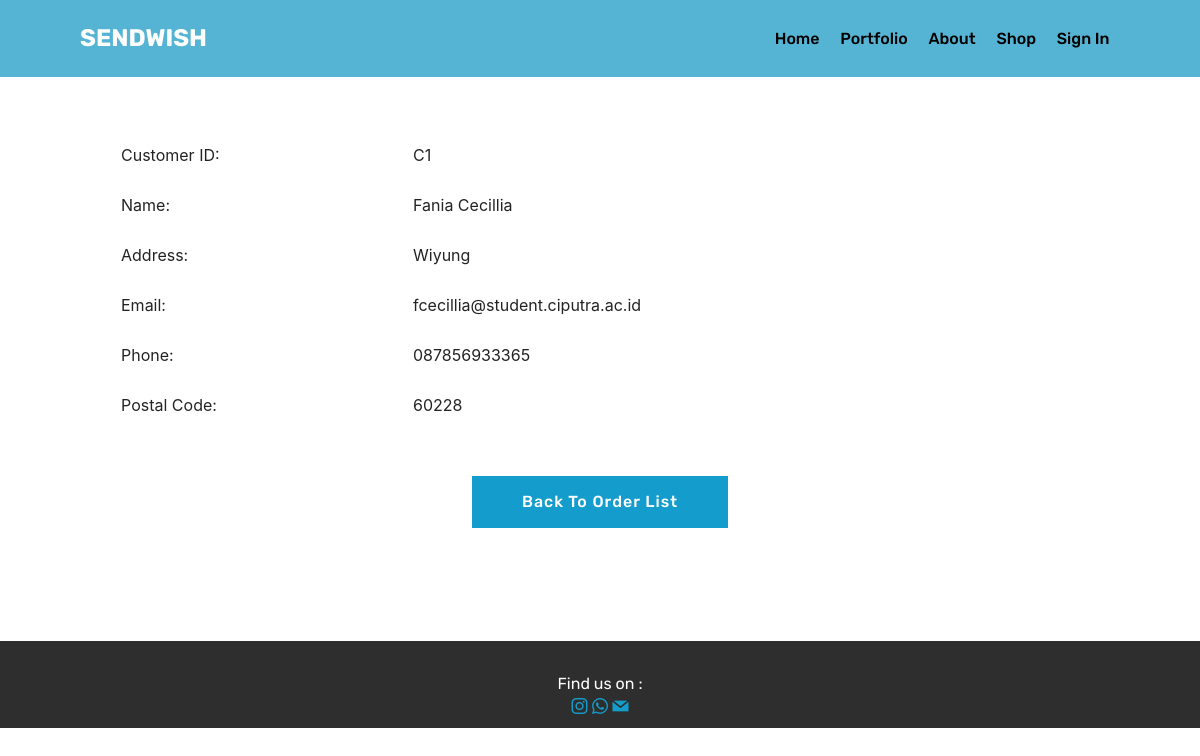
/customer.php?custID=C1, run on the app's committed database.
### tables this page shows
CREATE TABLE IF NOT EXISTS `customer` (
  `id_customer` varchar(50) NOT NULL DEFAULT '',
  `name` varchar(50) NOT NULL,
  `email` varchar(50) NOT NULL,
  `phone` varchar(50) NOT NULL,
  `address` varchar(50) NOT NULL,
  `postal_code` int(10) unsigned NOT NULL
);

### koneksi.php (called while the page is built, shortened)
<?php
	function viewData($sql)
	{
		$con = mysqli_connect("localhost", "root", "", "faniaa");
		$result = mysqli_query($con, $sql);
		return $result;
	}
?>

### customer.php (the view, shortened to what this page needs)
<?php
  include "menu.php";
?>
<!DOCTYPE html>
<html >
<head>
  <link rel="stylesheet" href="assets/web/assets/mobirise-icons/mobirise-icons.css">
  <link rel="stylesheet" href="assets/tether/tether.min.css">
  <link rel="stylesheet" href="assets/bootstrap/css/bootstrap.min.css">
  <link rel="stylesheet" href="assets/bootstrap/css/bootstrap-grid.min.css">
  <link rel="stylesheet" href="assets/bootstrap/css/bootstrap-reboot.min.css">
  <link rel="stylesheet" href="assets/dropdown/css/style.css">
  <link rel="stylesheet" href="assets/socicon/css/styles.css">
  <link rel="stylesheet" href="assets/theme/css/style.css">
  <link rel="stylesheet" href="assets/mobirise/css/mbr-additional.css" type="text/css">
</head>
<body>
<?php
  $custID = $_GET['custID'];
?>
  <section class="features18 popup-btn-cards cid-rbljldAFZH" id="features18-k">
    <form id="formAdmin" name="form1" method="post" action="">
      <p>&nbsp;</p>
      <table align="center" width="80%" border="0">
        <tr align="left">
          <td height="50">Customer ID: </td>
          <td>
            <?php
              echo $custID;
            ?>
          </td>
        </tr>
        <tr align="left">
          <td height="50">Name:</td>
          <td>
            <?php
              $sql = "SELECT `customer`.name from `customer` WHERE `id_customer`='$custID';";
              $data = viewData($sql);
              $row = mysqli_fetch_row($data);
              echo $row[0];
            ?>
          </td>
        </tr>
        <tr align="left">
          <td height="50">Address: </td>
          <td>
            <?php
              $sql = "SELECT `customer`.address from `customer` WHERE `id_customer`='$custID';";
              $data = viewData($sql);
              $row = mysqli_fetch_row($data);
              echo $row[0];
            ?>
          </td>
        </tr>
        <tr align="left">
          <td height="50">Email: </td>
          <td>
            <?php
              $sql = "SELECT `customer`.email from `customer` WHERE `id_customer`='$custID';";
              $data = viewData($sql);
              $row = mysqli_fetch_row($data);
              echo $row[0];
            ?>
          </td>
        </tr>
        <tr align="left">
          <td height="50">Phone: </td>
          <td>
            <?php
              $sql = "SELECT `customer`.phone from `customer` WHERE `id_customer`='$custID';";
              $data = viewData($sql);
              $row = mysqli_fetch_row($data);
              echo $row[0];
            ?>
          </td>
        </tr>
        <tr align="left">
          <td height="50">Postal Code: </td>
          <td>
            <?php
              $sql = "SELECT `customer`.postal_code from `customer` WHERE `id_customer`='$custID'";
              $data = viewData($sql);
              $row = mysqli_fetch_row($data);
              echo $row[0];
            ?>
          </td>
        </tr>
      </table>
      <p>&nbsp;</p>
      <p align="center">
        <input class="btn btn-form btn-primary display-4" type="submit" name="back" id="back" value="Back To Order List" />
      </p>
    </form>
  </section>
   <section once="" class="cid-rblxeb4aPl" id="footer6-r">
    <div class="container">
        <div class="media-container-row align-center mbr-white">
            <div class="col-12">
                <p class="mbr-text mb-0 mbr-fonts-style display-7">
                    Find us on :</p>
            </div>
        </div>
    </div>
    <div class="container">
        <div class="media-container-row align-center mbr-white">
            <div class="row social-row">
                <div class="social-list align-right pb-2">
                <div class="soc-item">
                        <a href="https://instagram.com/sendwish.id" target="_blank">
                            <span class="mbr-iconfont mbr-iconfont-social socicon-instagram socicon"></span>
                        </a>
                         <a href="https://wa.me/6283833002258" target="_blank">
                            <span class="mbr-iconfont mbr-iconfont-social socicon-whatsapp socicon"></span>
                        </a>
                         <a href="contactmail.php" target="_blank">
                            <span class="mbr-iconfont mbr-iconfont-social socicon-mail socicon"></span>
                        </a>
                    </div></div>
            </div>
        </div>
    </div>
</section>
</body>
</html>

### assets/theme/css/style.css (style rules this page uses)
section { background-color:#eeeeee }
section,.container,.container-fluid { position:relative;word-wrap:break-word }
a { font-style:normal;font-weight:400;cursor:pointer }
a,a:hover { text-decoration:none }
body { color:#232323 }
h1,h2,h3,h4,h5,h6,.h1,.h2,.h3,.h4,.h5,.h6,.display-1,.display-2,.display-3,.display-4 { line-height:1;word-break:break-word;word-wrap:break-word }
body { position:relative }
section { background-position:50% 50%;background-repeat:no-repeat;background-size:cover }
.mbr-white { color:#ffffff }
.align-center { text-align:center }
.align-right { text-align:right }
.media-container-row { display:-ms-flexbox;display:-webkit-flex;display:flex;-webkit-flex-direction:row;-ms-flex-direction:row;flex-direction:row;-webkit-flex-wrap:wrap;-ms-flex-wrap:wrap;flex-wrap:wrap;-webkit-justify-content:center;-ms-flex-pack:center;justify-content:center;-webkit-align-content:center;-ms-flex-line-pack:center;align-content:center;-webkit-align-items:start;-ms-flex-align:start;align-items:start }
@media (min-width: 992px) { .media-container-row { -webkit-flex-wrap:nowrap;-ms-flex-wrap:nowrap;flex-wrap:nowrap } }
[type="submit"] { -webkit-appearance:none }
.row { display:-webkit-flex;-webkit-flex-wrap:wrap }

### data on the page
customer: name "Fania Cecillia", address "Wiyung", email "fcecillia@student.ciputra.ac.id", phone "087856933365", postal_code "60228"

### other printed values
$custID "C1"
